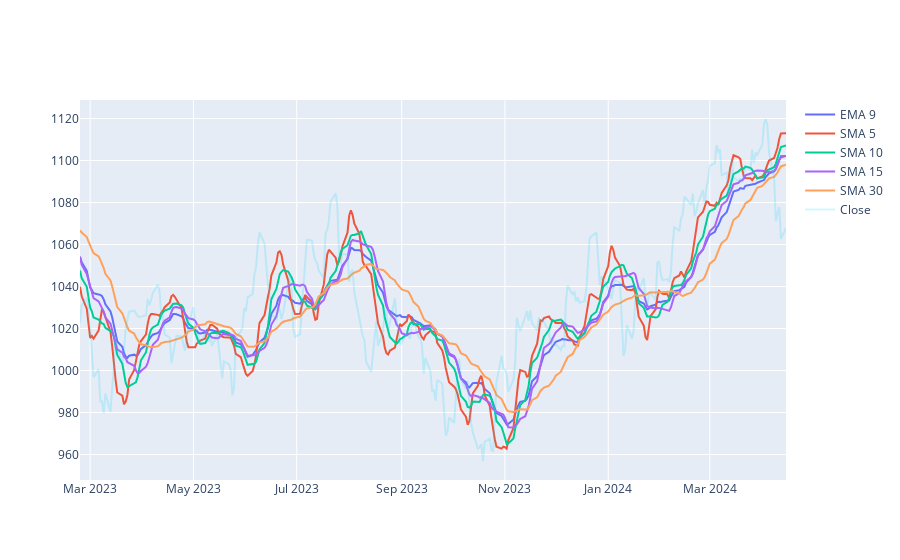
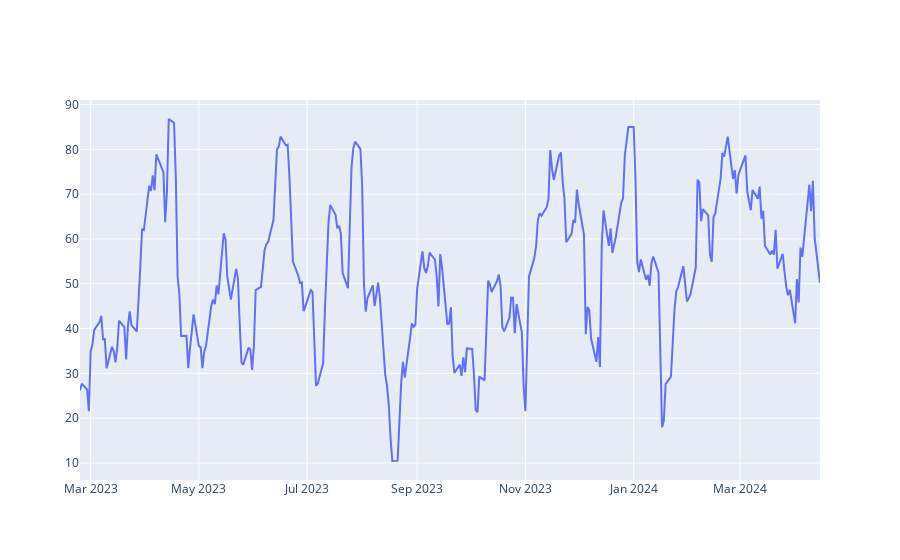
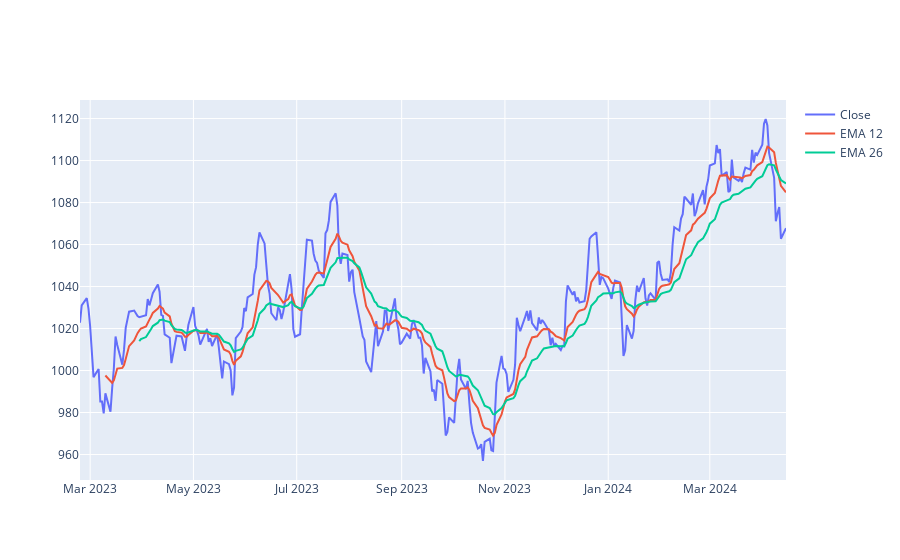
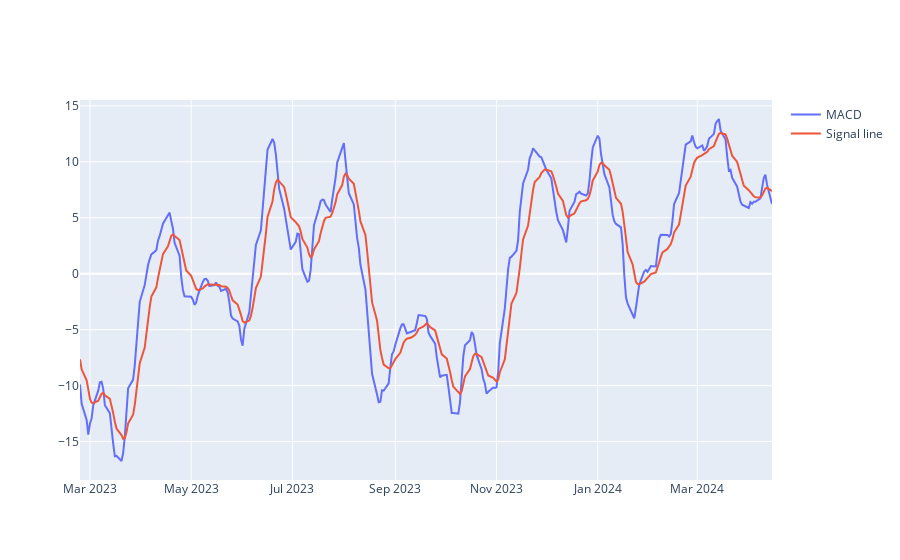

The cell these charts' notebook holds for them, in order:
### Code cell
plot_ma(df)
plot_rsi(df)
plot_EMA12_EMA26_MACD(df)

### Figure 1 — Plotly figure (JSON) as saved in the notebook; plotly's stock layout.template omitted (floating-point values rounded to 4 significant figures; data arrays with more than 128 entries replaced by an {"elided": "..."} marker saying what was removed)
{"data": [{"name": "EMA 9", "type": "scatter", "x": {"elided": "298 str values"}, "y": {"elided": "298 float values"}}, {"name": "SMA 5", "type": "scatter", "x": {"elided": "298 str values"}, "y": {"elided": "298 float values"}}, {"name": "SMA 10", "type": "scatter", "x": {"elided": "298 str values"}, "y": {"elided": "298 float values"}}, {"name": "SMA 15", "type": "scatter", "x": {"elided": "298 str values"}, "y": {"elided": "298 float values"}}, {"name": "SMA 30", "type": "scatter", "x": {"elided": "298 str values"}, "y": {"elided": "298 float values"}}, {"name": "Close", "opacity": 0.2, "type": "scatter", "x": {"elided": "298 str values"}, "y": {"elided": "298 float values"}}], "layout": {}}

### Figure 2 — Plotly figure (JSON) as saved in the notebook; plotly's stock layout.template omitted (floating-point values rounded to 4 significant figures; data arrays with more than 128 entries replaced by an {"elided": "..."} marker saying what was removed)
{"data": [{"name": "RSI", "type": "scatter", "x": {"elided": "298 str values"}, "y": {"elided": "298 float values"}}], "layout": {}}

### Figure 3 — Plotly figure (JSON) as saved in the notebook; plotly's stock layout.template omitted (floating-point values rounded to 4 significant figures; data arrays with more than 128 entries replaced by an {"elided": "..."} marker saying what was removed)
{"data": [{"name": "Close", "type": "scatter", "x": {"elided": "298 str values"}, "y": {"elided": "298 float values"}}, {"name": "EMA 12", "type": "scatter", "x": {"elided": "298 str values"}, "y": {"elided": "298 float values"}}, {"name": "EMA 26", "type": "scatter", "x": {"elided": "298 str values"}, "y": {"elided": "298 float values"}}], "layout": {"xaxis": {"anchor": "y", "domain": [0, 1]}, "yaxis": {"anchor": "x", "domain": [0, 1]}}}

### Figure 4 — Plotly figure (JSON) as saved in the notebook; plotly's stock layout.template omitted (floating-point values rounded to 4 significant figures; data arrays with more than 128 entries replaced by an {"elided": "..."} marker saying what was removed)
{"data": [{"name": "MACD", "type": "scatter", "x": {"elided": "298 str values"}, "y": {"elided": "298 float values"}}, {"name": "Signal line", "type": "scatter", "x": {"elided": "298 str values"}, "y": {"elided": "298 float values"}}], "layout": {"xaxis": {"anchor": "y", "domain": [0, 1]}, "yaxis": {"anchor": "x", "domain": [0, 1]}}}
